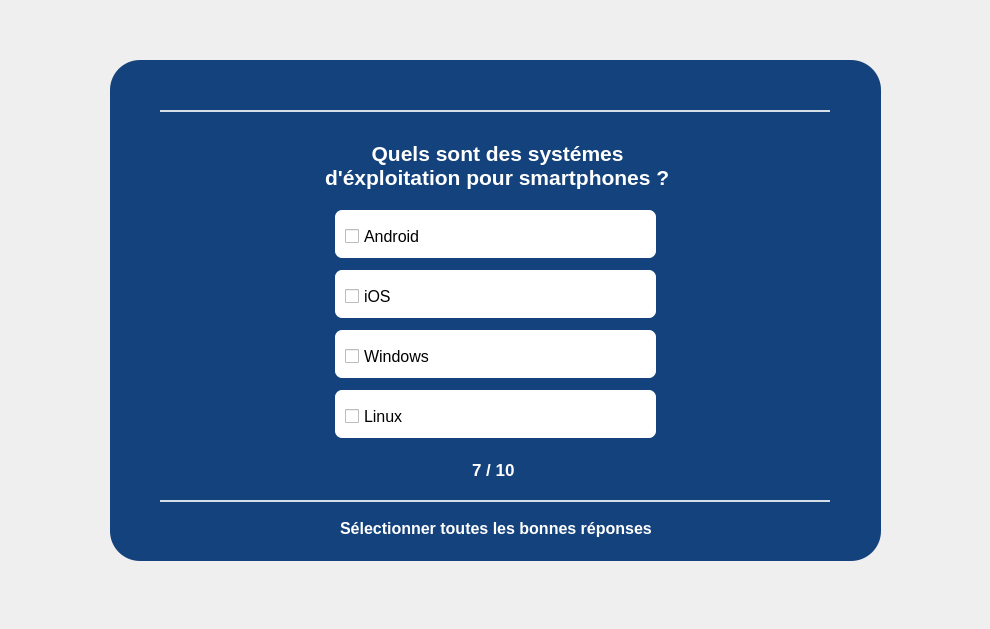
<?xml version="1.0" encoding="UTF-8"?>
<ui version="4.0">
 <class>page_7</class>
 <widget class="QDialog" name="page_7">
  <property name="geometry">
   <rect>
    <x>0</x>
    <y>0</y>
    <width>990</width>
    <height>629</height>
   </rect>
  </property>
  <property name="windowTitle">
   <string>Dialog</string>
  </property>
  <widget class="QWidget" name="widget" native="true">
   <property name="geometry">
    <rect>
     <x>10</x>
     <y>20</y>
     <width>951</width>
     <height>581</height>
    </rect>
   </property>
   <property name="cursor">
    <cursorShape>ArrowCursor</cursorShape>
   </property>
   <property name="styleSheet">
    <string notr="true">QPushButton#pushButton{
	background-color: qlineargradient(spread:pad, x1:0, y1:0, x2:1, y2:1, stop:0 rgba(0, 0, 106, 255), stop:1 rgba(41, 184, 255, 255));
	color: rgba(255, 255, 255, 210);
	border-radius: 5px;
}

QPushButton#pushButton:hover{
	background-color: qlineargradient(spread:pad, x1:0, y1:0.505682, x2:1, y2:0.477, stop:0 rgba(41, 184, 255, 255), stop:1 rgba(0, 0, 106, 255));
}

QPushButton#pushButton:pressed{
	padding-left: 5px;
	padding-top: 5px;
	background-color: qlineargradient(spread:pad, x1:0, y1:0, x2:1, y2:1, stop:0 rgba(0, 0, 106, 255), stop:1 rgba(41, 184, 255, 255));
}


</string>
   </property>
   <widget class="QLabel" name="label_5">
    <property name="geometry">
     <rect>
      <x>100</x>
      <y>40</y>
      <width>771</width>
      <height>501</height>
     </rect>
    </property>
    <property name="styleSheet">
     <string notr="true">background-color: rgb(20, 66, 124);
border-radius: 30px;</string>
    </property>
    <property name="text">
     <string/>
    </property>
   </widget>
   <widget class="QLabel" name="label">
    <property name="geometry">
     <rect>
      <x>150</x>
      <y>90</y>
      <width>670</width>
      <height>2</height>
     </rect>
    </property>
    <property name="styleSheet">
     <string notr="true">background-color: rgba(255, 255, 255, 210);
border-radius: 50px;</string>
    </property>
    <property name="text">
     <string/>
    </property>
   </widget>
   <widget class="QLabel" name="label_2">
    <property name="geometry">
     <rect>
      <x>150</x>
      <y>480</y>
      <width>670</width>
      <height>2</height>
     </rect>
    </property>
    <property name="styleSheet">
     <string notr="true">background-color: rgba(255, 255, 255, 210);
border-radius: 50px;</string>
    </property>
    <property name="text">
     <string/>
    </property>
   </widget>
   <widget class="QLabel" name="label_3">
    <property name="geometry">
     <rect>
      <x>325</x>
      <y>190</y>
      <width>321</width>
      <height>48</height>
     </rect>
    </property>
    <property name="styleSheet">
     <string notr="true">background-color: rgba(255, 255, 255, 255);
border-radius: 7px;</string>
    </property>
    <property name="text">
     <string/>
    </property>
   </widget>
   <widget class="QLabel" name="label_4">
    <property name="geometry">
     <rect>
      <x>325</x>
      <y>250</y>
      <width>321</width>
      <height>48</height>
     </rect>
    </property>
    <property name="styleSheet">
     <string notr="true">background-color: rgba(255, 255, 255, 255);
border-radius: 7px;</string>
    </property>
    <property name="text">
     <string/>
    </property>
   </widget>
   <widget class="QLabel" name="label_6">
    <property name="geometry">
     <rect>
      <x>325</x>
      <y>310</y>
      <width>321</width>
      <height>48</height>
     </rect>
    </property>
    <property name="styleSheet">
     <string notr="true">background-color: rgba(255, 255, 255, 255);
border-radius: 7px;</string>
    </property>
    <property name="text">
     <string/>
    </property>
   </widget>
   <widget class="QLabel" name="label_7">
    <property name="geometry">
     <rect>
      <x>325</x>
      <y>370</y>
      <width>321</width>
      <height>48</height>
     </rect>
    </property>
    <property name="styleSheet">
     <string notr="true">background-color: rgba(255, 255, 255, 255);
border-radius: 7px;</string>
    </property>
    <property name="text">
     <string/>
    </property>
   </widget>
   <widget class="QLabel" name="label_8">
    <property name="geometry">
     <rect>
      <x>330</x>
      <y>500</y>
      <width>311</width>
      <height>17</height>
     </rect>
    </property>
    <property name="font">
     <font>
      <pointsize>12</pointsize>
      <weight>75</weight>
      <bold>true</bold>
     </font>
    </property>
    <property name="styleSheet">
     <string notr="true">color : white;</string>
    </property>
    <property name="text">
     <string>Sélectionner toutes les bonnes réponses</string>
    </property>
   </widget>
   <widget class="QPushButton" name="GaucheTo6_pushButton">
    <property name="enabled">
     <bool>true</bool>
    </property>
    <property name="geometry">
     <rect>
      <x>420</x>
      <y>430</y>
      <width>41</width>
      <height>41</height>
     </rect>
    </property>
    <property name="cursor">
     <cursorShape>PointingHandCursor</cursorShape>
    </property>
    <property name="styleSheet">
     <string notr="true">border: none;
</string>
    </property>
    <property name="text">
     <string/>
    </property>
    <property name="icon">
     <iconset>
      <normaloff>../gauche.png</normaloff>../gauche.png</iconset>
    </property>
    <property name="iconSize">
     <size>
      <width>40</width>
      <height>40</height>
     </size>
    </property>
   </widget>
   <widget class="QPushButton" name="DroiteTo8_pushButton">
    <property name="geometry">
     <rect>
      <x>510</x>
      <y>430</y>
      <width>41</width>
      <height>41</height>
     </rect>
    </property>
    <property name="cursor">
     <cursorShape>PointingHandCursor</cursorShape>
    </property>
    <property name="styleSheet">
     <string notr="true">border: none;
</string>
    </property>
    <property name="text">
     <string/>
    </property>
    <property name="icon">
     <iconset>
      <normaloff>../droite.png</normaloff>../droite.png</iconset>
    </property>
    <property name="iconSize">
     <size>
      <width>40</width>
      <height>40</height>
     </size>
    </property>
   </widget>
   <widget class="QLabel" name="label_9">
    <property name="geometry">
     <rect>
      <x>462</x>
      <y>441</y>
      <width>51</width>
      <height>17</height>
     </rect>
    </property>
    <property name="font">
     <font>
      <pointsize>13</pointsize>
      <weight>75</weight>
      <bold>true</bold>
     </font>
    </property>
    <property name="styleSheet">
     <string notr="true">color: white;</string>
    </property>
    <property name="text">
     <string>7 / 10</string>
    </property>
   </widget>
   <widget class="QLabel" name="label_10">
    <property name="geometry">
     <rect>
      <x>315</x>
      <y>90</y>
      <width>401</width>
      <height>111</height>
     </rect>
    </property>
    <property name="font">
     <font>
      <pointsize>16</pointsize>
      <weight>75</weight>
      <bold>true</bold>
     </font>
    </property>
    <property name="styleSheet">
     <string notr="true">color: white;
</string>
    </property>
    <property name="text">
     <string>        Quels sont des systémes 
d'éxploitation pour smartphones ?</string>
    </property>
   </widget>
   <widget class="QCheckBox" name="Q7_R2_checkBox">
    <property name="geometry">
     <rect>
      <x>335</x>
      <y>265</y>
      <width>281</width>
      <height>23</height>
     </rect>
    </property>
    <property name="font">
     <font>
      <pointsize>12</pointsize>
     </font>
    </property>
    <property name="text">
     <string>iOS</string>
    </property>
   </widget>
   <widget class="QCheckBox" name="Q7_R3_checkBox">
    <property name="geometry">
     <rect>
      <x>335</x>
      <y>325</y>
      <width>291</width>
      <height>23</height>
     </rect>
    </property>
    <property name="font">
     <font>
      <pointsize>12</pointsize>
     </font>
    </property>
    <property name="text">
     <string>Windows</string>
    </property>
   </widget>
   <widget class="QCheckBox" name="Q7_R1_checkBox">
    <property name="geometry">
     <rect>
      <x>335</x>
      <y>205</y>
      <width>281</width>
      <height>23</height>
     </rect>
    </property>
    <property name="font">
     <font>
      <pointsize>12</pointsize>
     </font>
    </property>
    <property name="text">
     <string>Android</string>
    </property>
   </widget>
   <widget class="QCheckBox" name="Q7_R4_checkBox">
    <property name="geometry">
     <rect>
      <x>335</x>
      <y>385</y>
      <width>281</width>
      <height>23</height>
     </rect>
    </property>
    <property name="font">
     <font>
      <pointsize>12</pointsize>
     </font>
    </property>
    <property name="text">
     <string>Linux</string>
    </property>
   </widget>
   <zorder>label_5</zorder>
   <zorder>label_8</zorder>
   <zorder>GaucheTo6_pushButton</zorder>
   <zorder>DroiteTo8_pushButton</zorder>
   <zorder>label</zorder>
   <zorder>label_2</zorder>
   <zorder>label_9</zorder>
   <zorder>label_7</zorder>
   <zorder>label_6</zorder>
   <zorder>label_4</zorder>
   <zorder>label_3</zorder>
   <zorder>label_10</zorder>
   <zorder>Q7_R2_checkBox</zorder>
   <zorder>Q7_R3_checkBox</zorder>
   <zorder>Q7_R1_checkBox</zorder>
   <zorder>Q7_R4_checkBox</zorder>
  </widget>
 </widget>
 <resources/>
 <connections/>
</ui>
